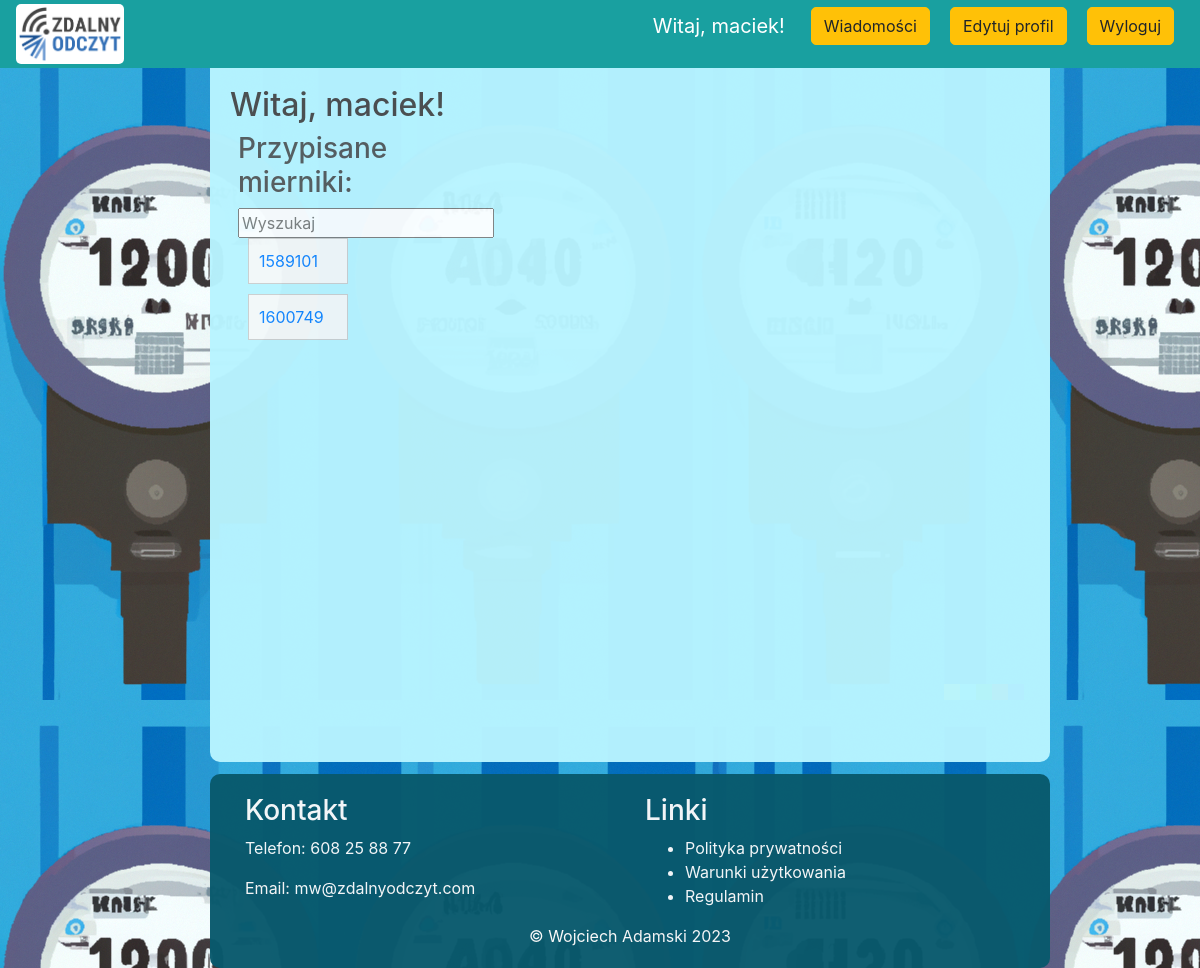
Before: /home (signed in) with the older database file.
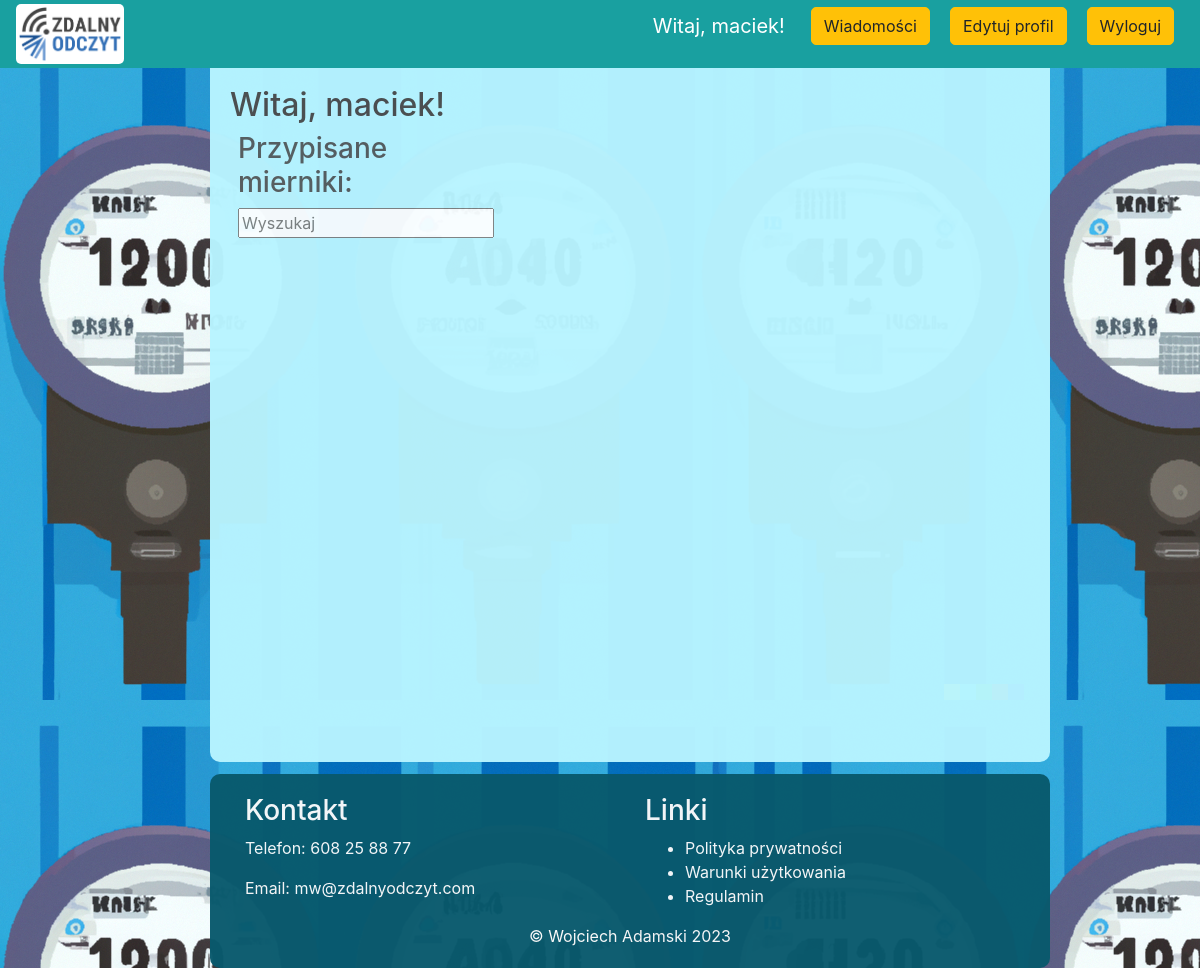
After: the same page with the newer database file.
### src/models.py (models this page shows)
class Meter(db.Model):
    id = db.Column(db.Integer, primary_key=True)
    radio_number = db.Column(db.String(64), unique=True, index=True)
    type = db.Column(db.String(64))
    user_id = db.Column(db.Integer, db.ForeignKey('user.id'))
    readings = db.relationship('MeterReading', backref='meter', lazy='dynamic')
    name = db.Column(db.String(100), nullable=True)
    events = db.relationship('Event', backref='meter', lazy=True)
    address_id = db.Column(db.Integer, db.ForeignKey('address.id'))
    address = db.relationship('Address', backref='meter', lazy=True)

### src/routes.py (the view)
@main_routes.route('/home')
def home():
    if current_user.is_authenticated:
        if current_user.is_admin:
            return redirect(url_for("main_routes.admin_panel"))
        user = current_user
        assigned_meters = user.meters
        return render_template('home.html', assigned_meters=assigned_meters)
    return redirect(url_for('main_routes.login'))

### src/models.py (called while the page is built)
@login_manager.user_loader
def load_user(user_id):
    return User.query.get(int(user_id))

### templates/home.html (shortened to what this page needs)
{% extends 'base.html' %}
{% block content %}
    <h2>Witaj, {{ current_user.email.split('@')[0] }}!</h2>
    <div class="left-box">
    <h3>Przypisane mierniki:</h3>
    <input type="text" id="search-input" placeholder="Wyszukaj">
    <ul id="assigned-meters-list" class="user-list limited-list" style="width: 250px" id="meter-list">
        {% for meter in assigned_meters %}
            <li class="meter-item assigned-meter"><a href="{{ url_for('main_routes.meter_details', meter_id=meter.id) }}">
                 {% if meter.name %}
                        {{ meter.name }} ({{ meter.radio_number }})
                    {% else %}
                        {{ meter.radio_number }}
                    {% endif %}
            </a></li>
        {% endfor %}
    </ul>
    </div>
{% endblock %}

Changed rows visible on the page:
no longer on this page (row edited): Meter: radio_number "1589101"
no longer on this page (row edited): Meter: radio_number "1600749"
